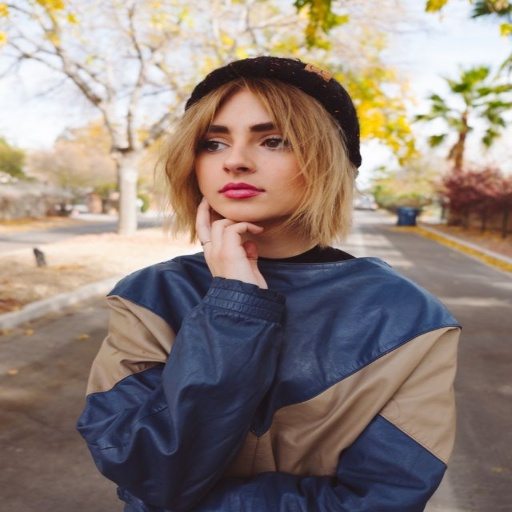
#> input picture 1_2.jpg, 512 x 512 px
$ python 'test4 (1).py'
#> lines starting #> are read from the running program, lines starting #| are printed output that depends on the picture
import cv2 as cv
import numpy as np

img = cv.imread("1_2.jpg")
#> img is the input picture: shape (512, 512, 3); mean B, G, R 121.8, 129.4, 143.5

white = np.ones((512, 512), dtype=np.uint8) * 255
light = cv.merge((white, white, white))

black = np.zeros((512, 512), dtype=np.uint8)
dark = cv.merge((black, black, black))


def nothing(x):
    pass


cv.namedWindow("Tracking")
cv.createTrackbar("alpha_light", "Tracking", 0, 10, nothing)
cv.createTrackbar("beta_light", "Tracking", 0, 10, nothing)
cv.createTrackbar("img_ksize", "Tracking", 0, 60, nothing)
cv.createTrackbar("img_light_ksize", "Tracking", 0, 60, nothing)
cv.createTrackbar("img_dark_ksize", "Tracking", 0, 60, nothing)

while True:
    alpha_light = cv.getTrackbarPos("alpha_light", "Tracking") / 10
    beta_light = cv.getTrackbarPos("beta_light", "Tracking") / 10
    img_ksize = cv.getTrackbarPos("img_ksize", "Tracking")
    img_light_ksize = cv.getTrackbarPos("img_light_ksize", "Tracking")
    img_dark_ksize = cv.getTrackbarPos("img_dark_ksize", "Tracking")

    if img_ksize%2 == 0:
        img_ksize += 1

    if img_light_ksize%2 == 0:
        img_light_ksize += 1

    if img_dark_ksize%2 == 0:
        img_dark_ksize += 1

    img_blur = cv.GaussianBlur(img, (img_ksize, img_ksize), 0)

    img_light = cv.addWeighted(img_blur, alpha_light, light, beta_light, 0.0)
#> img_light: shape (512, 512, 3); every value is 0
    img_dark = cv.addWeighted(img_blur, alpha_light, dark, 0.0, 0.0)

    img_light_blur = cv.GaussianBlur(img_light, (img_light_ksize, img_light_ksize), 0)
    img_dark_blur = cv.GaussianBlur(img_dark, (img_dark_ksize, img_dark_ksize), 0)

    img_light_dark_blur_add = cv.add(img_light_blur, img_dark_blur)

    img_add = cv.add(img_blur, img_light_dark_blur_add)

    cv.imshow("img", img)
    cv.imshow("img_light", img_light)
    cv.imshow("img_dark", img_dark)
    cv.imshow("img_light_blur", img_light_blur)
    cv.imshow("img_dark_blur", img_dark_blur)
    cv.imshow("img_light_dark_blur_add", img_light_dark_blur_add)
    cv.imshow("img_add", img_add)
    cv.imshow("img_sub", cv.subtract(img_add, img_light_blur))

    key = cv.waitKey(1)
#> (key Esc is pressed here)
    if key == 27:
        break


img1 = cv.bilateralFilter(img, 15, 100, 180)

img2 = cv.subtract(img, img1)

img3 = cv.addWeighted(img1, 1.0, img2, 1.0, 0)

img4 = cv.bitwise_not(img2)

img5 = cv.cvtColor(img4, cv.COLOR_BGR2GRAY)

img6 = cv.adaptiveThreshold(img5, 255, cv.ADAPTIVE_THRESH_GAUSSIAN_C, cv.THRESH_BINARY, 21, 4)
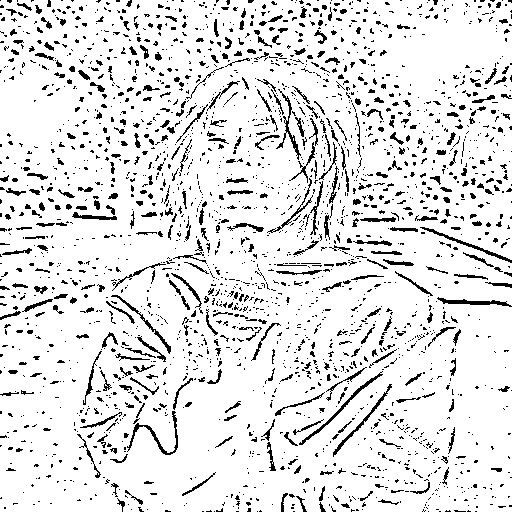
#> img6: shape (512, 512); 89.1% white; black in thin lines or dots

img7 = cv.cvtColor(img6, cv.COLOR_GRAY2BGR)
#> img7: shape (512, 512, 3); 89.1% white; black in thin lines or dots

img8 = cv.addWeighted(img3, 1.0, img7, 1.0, 0)

img9 = cv.cvtColor(img8, cv.COLOR_BGR2GRAY)
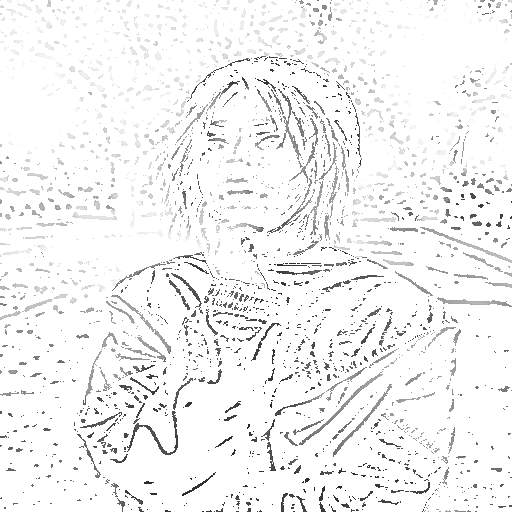
#> img9: shape (512, 512); min 32, max 255, mean 243.8

img10 = cv.cvtColor(img9, cv.COLOR_GRAY2BGR)

img11 = cv.bitwise_and(img3, img10)

img12 = cv.bitwise_and(img3, img7)
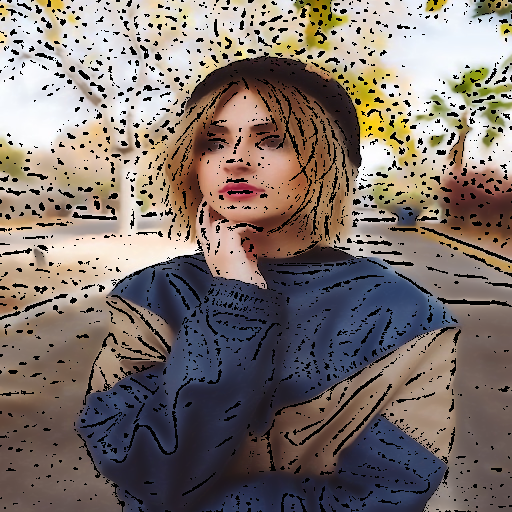
#> img12: shape (512, 512, 3); mean B, G, R 109.6, 115.6, 128

# sobel testing

img13 = img1.copy()

img13 = cv.cvtColor(img13, cv.COLOR_BGR2GRAY)
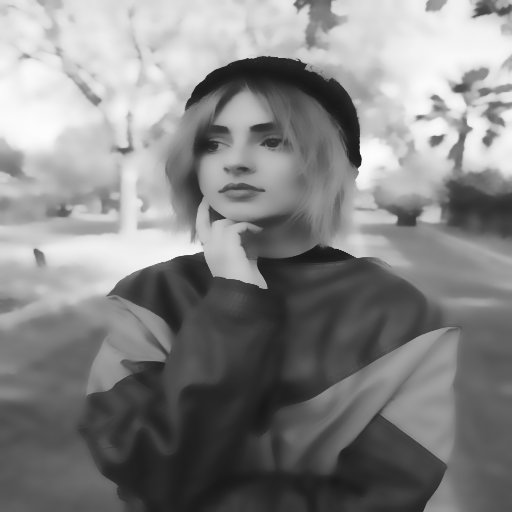
#> img13: shape (512, 512); min 24, max 253, mean 132.9

sobelX_img = cv.Sobel(cv.cvtColor(img, cv.COLOR_BGR2GRAY), cv.CV_64F, 0, 1, ksize=3)
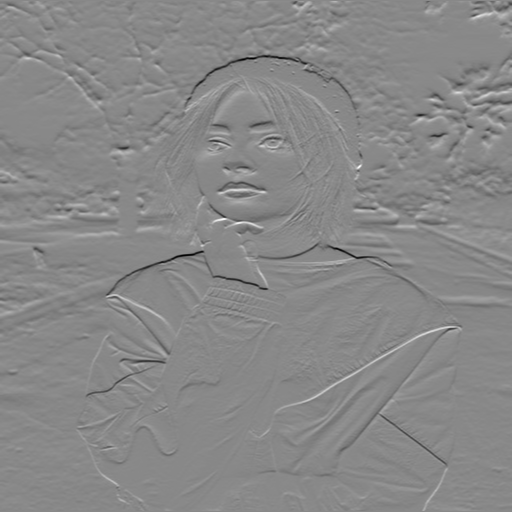
#> sobelX_img: shape (512, 512) float64; min -693, max 599, mean -2.1; drawn with min black and max white
sobelX_img13 = cv.Sobel(img13, cv.CV_64F, 0, 1, ksize=3)

process_sobelX_img = np.uint8(np.absolute(sobelX_img))
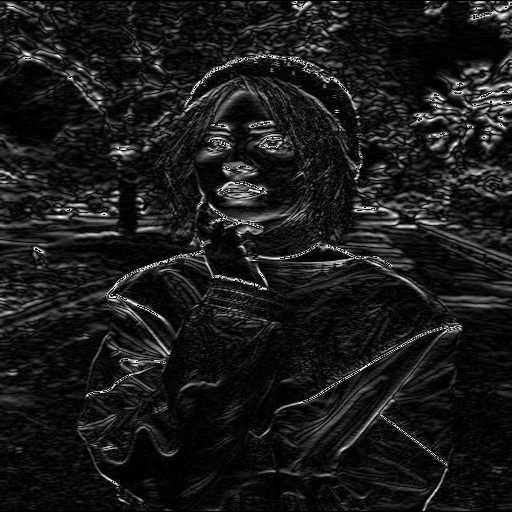
#> process_sobelX_img: shape (512, 512); min 0, max 255, mean 26.5
process_sobelX_img13 = np.uint8(np.absolute(sobelX_img13))
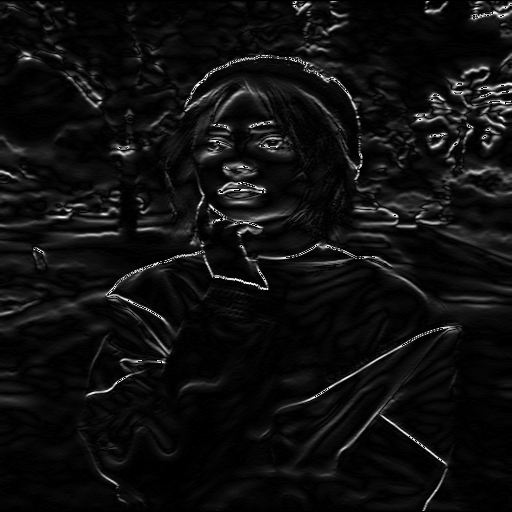
#> process_sobelX_img13: shape (512, 512); min 0, max 255, mean 15.2

# [13 lines of commented-out code are left out]
cv.destroyAllWindows()
